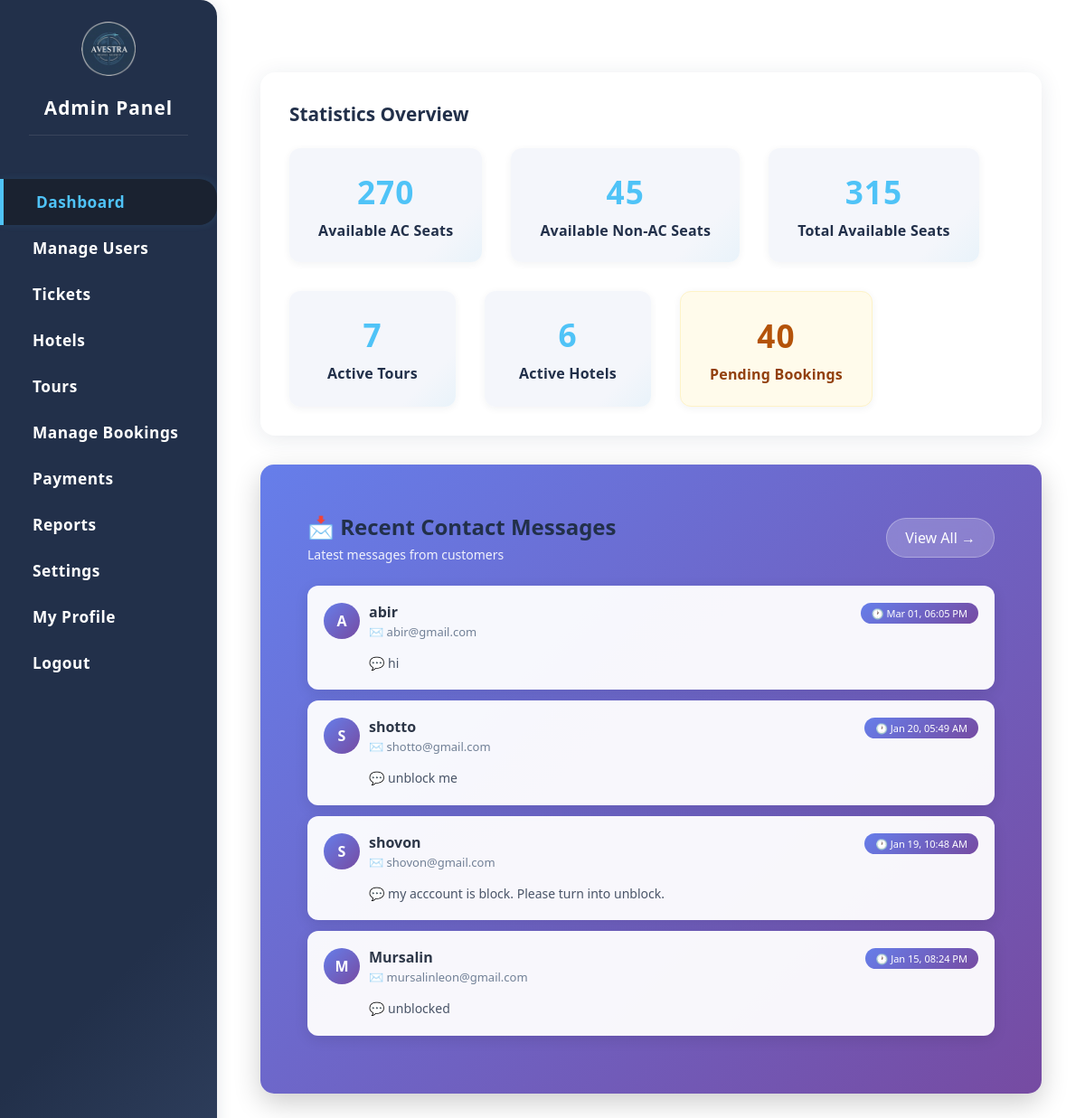
The app's page /Admin/views/Admin.php (signed in) with its own data.
### tables this page shows
CREATE TABLE `contact_messages` (
  `id` int(11) NOT NULL,
  `name` varchar(255) NOT NULL,
  `email` varchar(255) NOT NULL,
  `message` longtext NOT NULL,
  `status` enum('Unread','Read') DEFAULT 'Unread',
  `date` timestamp NOT NULL DEFAULT current_timestamp()
);

### Admin/database/ToursData.php (called while the page is built, shortened)
<?php
if (!function_exists('getActiveToursCount')) {
    function getActiveToursCount($tours)
    {
        return count(array_filter($tours, function ($tour) {
            return isset($tour['status']) && strcasecmp($tour['status'], 'Active') === 0;
        }));
    }
}
function getAllTours($conn) {
    $tours_list = array();
    $sql = "SELECT id, name, destination, duration, price, status FROM tours ORDER BY id DESC";
    $result = $conn->query($sql);
    if ($result && $result->num_rows > 0) {
        while ($row = $result->fetch_assoc()) {
            $tours_list[] = $row;
        }
    }
    return $tours_list;
}
include_once(__DIR__ . '/dbconnection.php');
if ($conn && !$conn->connect_error) {
    $tours = getAllTours($conn);
}
?>

### Admin/database/HotelsData.php (called while the page is built, shortened)
<?php
$hotels = array();
include_once(__DIR__ . '/dbconnection.php');
$perPage     = 6;
$currentPage = max(1, (int)(isset($_GET['page']) ? $_GET['page'] : 1));
$search      = trim(isset($_GET['search']) ? $_GET['search'] : '');
$offset      = ($currentPage - 1) * $perPage;
if ($conn && !$conn->connect_error) {
    if ($search !== '') {
        $stmt = $conn->prepare(
            "SELECT id, name, location, rating, rooms, status, price_per_night, includes_text, image
             FROM hotels
             WHERE id LIKE ? OR name LIKE ? OR location LIKE ?
             ORDER BY id DESC
             LIMIT ? OFFSET ?"
        );
        $like = '%' . $search . '%';
        $stmt->bind_param('sssii', $like, $like, $like, $perPage, $offset);
    } else {
        $stmt = $conn->prepare(
            "SELECT id, name, location, rating, rooms, status, price_per_night, includes_text, image
             FROM hotels
             ORDER BY id DESC
             LIMIT ? OFFSET ?"
        );
        $stmt->bind_param('ii', $perPage, $offset);
    }
    $stmt->execute();
    $result = safe_get_result($stmt);
    while ($row = $result->fetch_assoc()) {
        $hotels[] = $row;
    }
}
?>

### Admin/database/mysqli_poly.php (called while the page is built, shortened)
<?php
if (!function_exists('safe_get_result')) {
    function safe_get_result($stmt) {
        if (method_exists($stmt, 'get_result')) {
            return $stmt->get_result();
        }
        return false;
    }
}
?>

### Admin/views/Admin.php (the view, shortened to what this page needs)
<?php
$hotels = array();
$tours = array();
try {
    include('../database/dbconnection.php');
    include('../database/HotelsData.php');
} catch (Exception $e) {
    echo "<div style='background:#fee; color:#900; padding:10px; border:1px solid #f99; margin:20px; text-align:center;'>";
    echo "<strong>Database Error:</strong> " . htmlspecialchars($e->getMessage());
    echo "</div>";
}
function getActiveHotelsCount($hotels) {
    return count(array_filter($hotels, function ($hotel) {
        return isset($hotel['status']) && strcasecmp($hotel['status'], 'Active') === 0;
    }));
}
$activeHotelsCount = function_exists('getActiveHotelsCount') ? getActiveHotelsCount($hotels) : 0;
$acSeats = 0;
$nonAcSeats = 0;
$totalSeats = 0;
if ($conn && !$conn->connect_error) {
    $sql = "SELECT bus_class, seat_count FROM tickets WHERE ticket_type='Bus' AND status='active'";
    $result = $conn->query($sql);
    if ($result) {
        while ($row = $result->fetch_assoc()) {
            if (strcasecmp($row['bus_class'], 'AC') === 0) {
                $acSeats += (int)$row['seat_count'];
            } elseif (strcasecmp($row['bus_class'], 'Non-AC') === 0) {
                $nonAcSeats += (int)$row['seat_count'];
            }
        }
        $totalSeats = $acSeats + $nonAcSeats;
    }
}
try {
    include('../database/ToursData.php');
} catch (Exception $e) {}
$activeToursCount = function_exists('getActiveToursCount') ? getActiveToursCount($tours) : 0;
$pendingBookingsCount = 0;
if ($conn && !$conn->connect_error) {
    $pbQuery = $conn->query("SELECT COUNT(*) as count FROM bookings WHERE booking_status = 'pending'");
    if ($pbQuery) {
        $pendingBookingsCount = $pbQuery->fetch_assoc()['count'];
    }
}
$message_option = isset($_SESSION['settings']['message_option']) ? $_SESSION['settings']['message_option'] : 'enabled';
$is_dark = isset($_SESSION['settings']['dark_mode']) && $_SESSION['settings']['dark_mode'] === 'dark';
?>
<!DOCTYPE html>
<html lang="en">
<head>
    <link rel="stylesheet" href="../styleSheets/Admin.css?v=<?php echo time(); ?>">
    <link rel="stylesheet" href="../styleSheets/dark-mode.css?v=<?php echo time(); ?>">
</head>
<body class="<?= $is_dark ? 'dark-mode' : '' ?>">
    <div class="admin-container">
        <aside class="sidebar">
            <div style="padding: 24px 32px;">
                <div style="text-align: center; margin-bottom: 16px;">
                    <img src="../images/logo.png" alt="Avestra Logo" style="width: 60px; height: auto;">
                </div>
                <h2 class="sidebar-title">Admin Panel</h2>
            </div>
            <nav>
                <ul class="sidebar-menu">
                    <li><a href="Admin.php" class="active">Dashboard</a></li>
                    <li><a href="ManageUsers.php">Manage Users</a></li>
                    <li><a href="ManageTickets.php">Tickets</a></li>
                    <li><a href="ManageHotels.php">Hotels</a></li>
                    <li><a href="ManageTours.php">Tours</a></li>
                    <li><a href="ManageBookings.php">Manage Bookings</a></li>
                    <li><a href="Payments.php">Payments</a></li>
                    <li><a href="Reports.php">Reports</a></li>
                    <li><a href="Settings.php">Settings</a></li>
                    <li><a href="MyProfile.php">My Profile</a></li>
                    <li><a href="homePage.php">Logout</a></li>
                </ul>
            </nav>
        </aside>
        <main class="main-content">
            <section class="admin-section">
                <div class="admin-card">
                    <h3>Statistics Overview</h3>
                    <div class="admin-stats">
                        <div class="stat-box">
                            <span class="stat-number"><?php echo $acSeats; ?></span>
                            <span class="stat-label">Available AC Seats</span>
                        </div>
                        <div class="stat-box">
                            <span class="stat-number"><?php echo $nonAcSeats; ?></span>
                            <span class="stat-label">Available Non-AC Seats</span>
                        </div>
                        <div class="stat-box">
                            <span class="stat-number"><?php echo $totalSeats; ?></span>
                            <span class="stat-label">Total Available Seats</span>
                        </div>
                        <div class="stat-box">
                            <span class="stat-number"><?php echo $activeToursCount; ?></span>
                            <span class="stat-label">Active Tours</span>
                        </div>
                        <div class="stat-box">
                            <span class="stat-number"><?php echo $activeHotelsCount; ?></span>
                            <span class="stat-label">Active Hotels</span>
                        </div>
                        <div class="stat-box" style="background: #fffbeb; border: 1px solid #fef3c7;">
                            <span class="stat-number" style="color: #b45309;"><?php echo $pendingBookingsCount; ?></span>
                            <span class="stat-label" style="color: #92400e;">Pending Bookings</span>
                        </div>
                    </div>
                </div>
            </section>
            <?php if ($message_option === 'enabled'): ?>
            <section class="admin-section">
                <div class="admin-card" style="background: linear-gradient(135deg, #667eea 0%, #764ba2 100%); color: white; border-radius: 15px; box-shadow: 0 10px 30px rgba(0,0,0,0.2);">
                    <div style="display:flex; justify-content:space-between; align-items:center; margin-bottom:25px; padding: 20px 20px 0;">
                        <div>
                            <h3 style="margin:0; font-size: 24px; font-weight: 600;">📩 Recent Contact Messages</h3>
                            <p style="margin: 5px 0 0; opacity: 0.9; font-size: 14px;">Latest messages from customers</p>
                        </div>
                        <a href="ContactMessages.php" style="background: rgba(255,255,255,0.2); padding:10px 20px; text-decoration:none; color: white; border-radius: 25px; font-weight: 500; transition: all 0.3s; backdrop-filter: blur(10px); border: 1px solid rgba(255,255,255,0.3);" onmouseover="this.style.background='rgba(255,255,255,0.3)'" onmouseout="this.style.background='rgba(255,255,255,0.2)'">View All →</a>
                    </div>
                    <?php
                    $sql = "SELECT id, name, email, message, date FROM contact_messages ORDER BY date DESC LIMIT 4";
                    $result = $conn->query($sql);
                    $recent_messages = [];
                    while ($row = $result->fetch_assoc()) {
                        $recent_messages[] = $row;
                    }
                    ?>
                    <div style="padding: 0 20px 20px;">
                        <?php if (!empty($recent_messages)): ?>
                            <?php foreach ($recent_messages as $index => $msg): ?>
                                <div style="background: rgba(255,255,255,0.95); border-radius: 12px; padding: 18px; margin-bottom: 12px; box-shadow: 0 4px 15px rgba(0,0,0,0.1); transition: transform 0.2s, box-shadow 0.2s;" onmouseover="this.style.transform='translateY(-2px)'; this.style.boxShadow='0 6px 20px rgba(0,0,0,0.15)'" onmouseout="this.style.transform='translateY(0)'; this.style.boxShadow='0 4px 15px rgba(0,0,0,0.1)'">
                                    <div style="display: flex; justify-content: space-between; align-items: start; margin-bottom: 10px;">
                                        <div style="flex: 1;">
                                            <div style="display: flex; align-items: center; gap: 10px; margin-bottom: 5px;">
                                                <div style="width: 40px; height: 40px; border-radius: 50%; background: linear-gradient(135deg, #667eea 0%, #764ba2 100%); display: flex; align-items: center; justify-content: center; color: white; font-weight: 600; font-size: 16px;">
                                                    <?php echo strtoupper(substr($msg['name'], 0, 1)); ?>
                                                </div>
                                                <div>
                                                    <h4 style="margin: 0; color: #2d3748; font-size: 16px; font-weight: 600;"><?php echo htmlspecialchars($msg['name']); ?></h4>
                                                    <p style="margin: 2px 0 0; color: #718096; font-size: 13px;">✉️ <?php echo htmlspecialchars($msg['email']); ?></p>
                                                </div>
                                            </div>
                                        </div>
                                        <div style="text-align: right;">
                                            <span style="background: linear-gradient(135deg, #667eea 0%, #764ba2 100%); color: white; padding: 4px 12px; border-radius: 20px; font-size: 11px; font-weight: 500;">
                                                🕐 <?php echo date('M d, h:i A', strtotime($msg['date'])); ?>
                                            </span>
                                        </div>
                                    </div>
                                    <p style="margin: 0; color: #4a5568; font-size: 14px; line-height: 1.6; padding-left: 50px;">
                                        💬 <?php echo htmlspecialchars(substr($msg['message'], 0, 80)) . (strlen($msg['message']) > 80 ? '...' : ''); ?>
                                    </p>
                                </div>
                            <?php endforeach; ?>
                        <?php endif; ?>
                    </div>
                </div>
            </section>
            <?php endif; ?>
        </main>
    </div>
</body>
</html>

### Admin/styleSheets/Admin.css (style rules this page uses)
html, body { margin: 0; padding: 0; background: #fff !important; font-family: 'Segoe UI', 'Roboto', 'Arial', sans-serif; color: #22304a; overflow: hidden; height: 100vh; }
.sidebar { width: 240px; background: linear-gradient(135deg, #22304a 80%, #2e3e5c 100%); color: #fff; height: 100vh; display: flex; flex-direction: column; align-items: stretch; box-shadow: 2px 0 16px rgba(34, 48, 74, 0.10); border-top-right-radius: 18px; border-bottom-right-radius: 18px; position: relative; z-index: 2; transition: box-shadow 0.2s; overflow-y: auto; }
.sidebar-title { text-align: center; margin: 0 0 24px 0; font-size: 1.3em; font-weight: 700; letter-spacing: 1px; border-bottom: 1px solid rgba(255, 255, 255, 0.10); padding-bottom: 16px; }
.sidebar-menu { list-style: none; padding: 0; margin: 0; flex: 1; }
.sidebar-menu li { margin: 0; }
.sidebar-menu a { display: block; color: #fff; text-decoration: none; padding: 14px 32px; font-size: 1.08em; letter-spacing: 0.5px; transition: background 0.18s, padding-left 0.18s, color 0.18s, box-shadow 0.18s; border-left: 4px solid transparent; border-radius: 0 20px 20px 0; font-weight: 700; }
.sidebar-menu a:hover, .sidebar-menu a.active { background: #1a2230; border-left: 4px solid #4fc3f7; color: #4fc3f7; padding-left: 36px; box-shadow: 2px 0 8px rgba(79, 195, 247, 0.10); }
.admin-container { display: flex; height: 100vh; background: #fff; overflow: hidden; }
.main-content { flex: 1; padding: 48px 48px 32px 48px; background: #fff; height: 100vh; box-sizing: border-box; overflow-y: auto; }
.admin-section { margin-top: 32px; }
.admin-card { background: #fff; border-radius: 16px; box-shadow: 0 4px 24px rgba(34, 48, 74, 0.10); padding: 32px; margin-bottom: 32px; transition: box-shadow 0.2s; }
.admin-card h3 { margin-top: 0; color: #22304a; font-size: 1.3em; margin-bottom: 24px; font-weight: 700; }
.admin-stats { display: flex; gap: 32px; flex-wrap: wrap; }
.stat-box { background: linear-gradient(135deg, #f4f6fb 80%, #e9f3fa 100%); border-radius: 12px; padding: 24px 32px; text-align: center; min-width: 120px; box-shadow: 0 2px 8px rgba(34, 48, 74, 0.06); transition: box-shadow 0.2s, transform 0.2s; }
.stat-number { display: block; font-size: 2.2em; font-weight: 700; color: #4fc3f7; margin-bottom: 8px; letter-spacing: 1px; }
.stat-label { color: #22304a; font-size: 1em; font-weight: 600; letter-spacing: 0.2px; }

### records on screen
contact_messages: name "A", name "abir", email "abir@gmail.com", date "Mar 01, 06:05 PM", message "hi"
contact_messages: name "S", name "shotto", email "shotto@gmail.com", date "Jan 20, 05:49 AM", message "unblock me"
contact_messages: name "S", name "shovon", email "shovon@gmail.com", date "Jan 19, 10:48 AM", message "my acccount is block. Please turn into unblock."
contact_messages: name "M", name "Mursalin", email "mursalinleon@gmail.com", date "Jan 15, 08:24 PM", message "unblocked"

### other values on screen
$acSeats "270"
$nonAcSeats "45"
$totalSeats "315"
$activeToursCount "7"
$activeHotelsCount "6"
$pendingBookingsCount "40"
